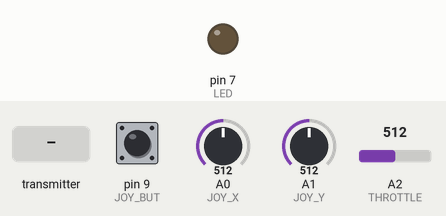
The program below on a simulated Arduino Uno, built with avr-gcc and run on an emulated ATmega328P. Parts: output pins drawn as LEDs (lit = HIGH). Dashed ring = blinking. Inputs (shaded band) come from the test bench; at power-on: pin 9 (JOY_BUT) HIGH, A0 (JOY_X) = 512, A1 (JOY_Y) = 512, A2 (THROTTLE) = 512. No radio packets arrive unless stated; what the program prints to the serial monitor is not drawn.

Above: at 1.2 s.
1.3 s: the transmitter starts sending buttonState = 1
At 2.5 s:
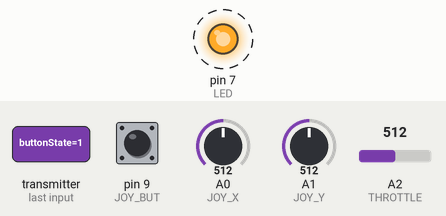
4.3 s: pin 9 (JOY_BUT) pulled LOW for 0.15 s
At 5.2 s:
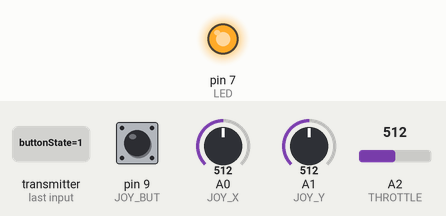
5.9 s: A0 (JOY_X) set to 353
8.9 s: A0 (JOY_X) set to 334
10.4 s: A1 (JOY_Y) set to 0
13.4 s: A2 (THROTTLE) set to 106
16.4 s: A2 (THROTTLE) set to 90
Timing chart, 0 to 66.9 s (numbered marks = the images above; inputs shaded):
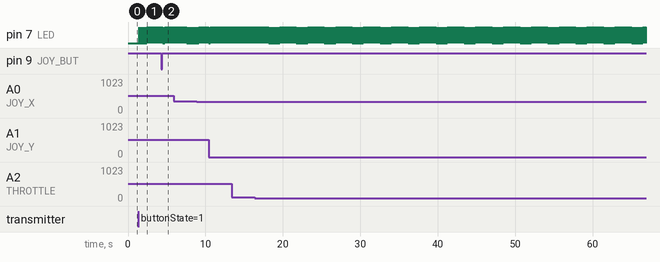

The program:

main.cpp
```cpp
#include <Arduino.h>
#include <SPI.h>
#include <nRF24L01.h>
#include <RF24.h>

#define RADIO_1 8
#define RADIO_2 10
#define JOY_BUT 9
#define LED 7
#define JOY_X A0
#define JOY_Y A1
#define THROTTLE A2

RF24 radio(RADIO_1, RADIO_2); // CE, CSN
const byte addresses[][6] = {"00001", "00002"};
boolean buttonState = 0;

float ratio = 0.4255;

void setup() {
    Serial.begin(9600);

    pinMode(JOY_BUT, INPUT_PULLUP);
    pinMode(JOY_X, INPUT);
    pinMode(JOY_Y, INPUT);
    pinMode(THROTTLE, INPUT);
    pinMode(LED, OUTPUT);

    radio.begin();
    radio.openWritingPipe(addresses[1]); // 00002
    radio.openReadingPipe(1, addresses[0]); // 00001
    radio.setPALevel(RF24_PA_MIN);

    //digitalWrite(LED, HIGH);
}

void loop() {
    int joyX = analogRead(JOY_X);
    int joyY = analogRead(JOY_Y);

    int throttle = analogRead(THROTTLE);

    if (digitalRead(JOY_BUT) == LOW) {
        Serial.println("button");
        digitalWrite(LED, HIGH);
    } else {
        //Serial.println((String)"Joystick X: " + (joyX - 507) + ", Y: " + (joyY - 491) + ", Throttle: " + throttle);
        Serial.println((String)"Joystick X: " + (joyX) + ", Y: " + (joyY) + ", Throttle: " + throttle);
        digitalWrite(LED, LOW);
    }

    delay(5);

    radio.stopListening();

    int turning = 0;

    if (joyX < 1023/3) {
        turning = -1;
    } else if (joyX > (1023/3) * 2) {
        turning = 1;
    }

    // Map the throttle and turning angle.
    int angleValue = map(joyX, 0, 1023, 0, 180);
    int throttleValue = map(throttle, 0, 1023, 0, 255);

    // Reset to avoid interference.
    if (throttleValue < 8) {
        throttleValue = 0;
    }

    // Motor speed set by throttle
    int leftSpeed = throttleValue, rightSpeed = throttleValue;

    // Handle turning.
    if (turning == -1) {
        leftSpeed *= ratio;
    } else if (turning == 1) {
        rightSpeed *= ratio;
    }

    Serial.println((String)"Turning: " + turning);

    // Send the throttle and turning angle.
    radio.write(&leftSpeed, sizeof(leftSpeed));
    radio.write(&rightSpeed, sizeof(rightSpeed));

    delay(5);

    radio.startListening();

    Serial.println("listening");

    while (!radio.available());

    radio.read(&buttonState, sizeof(buttonState));

    if (buttonState == HIGH) {
        digitalWrite(LED, HIGH);
    }
    else {
        digitalWrite(LED, LOW);
    }
}
```

Measured:
- after the input at 1.3 s, pin 7 (LED): alternates HIGH for 0.04 s and LOW for 0.02 s, starting after 0.15 s
